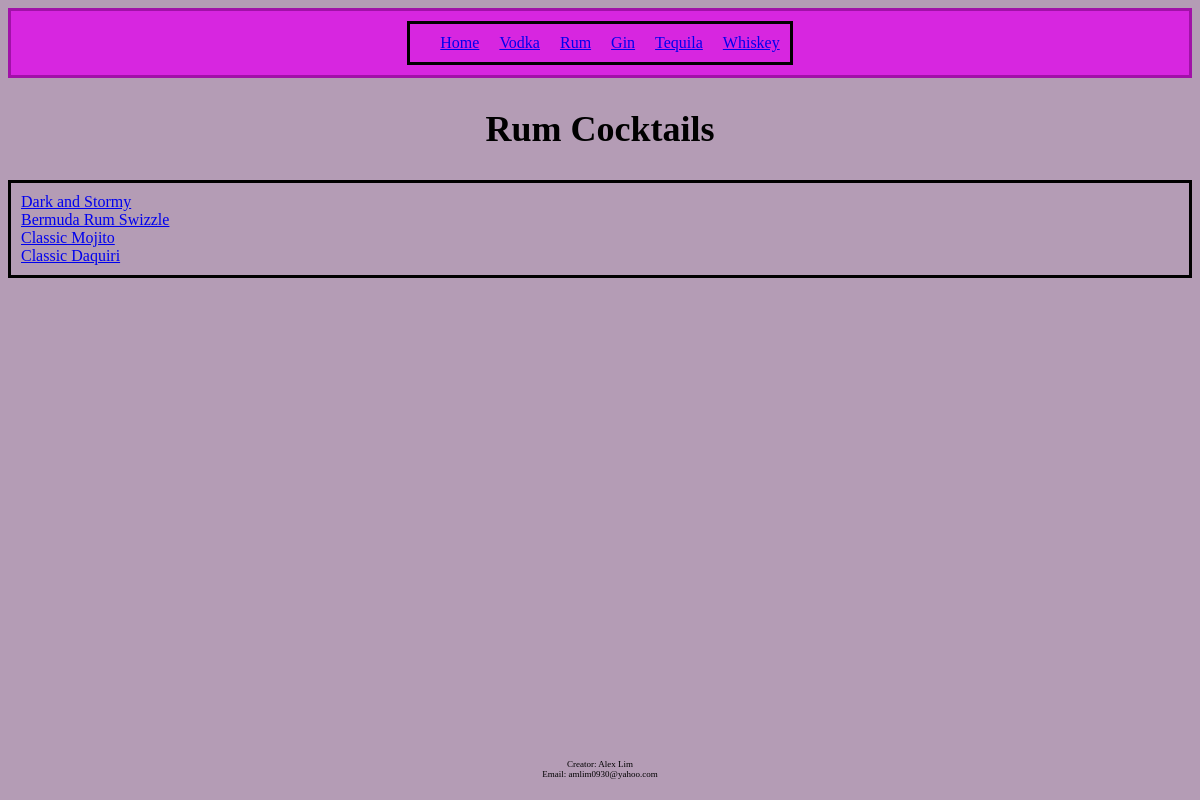
/rum/, run on the app's committed database.
### cocktail_book/models.py (models this page shows)
class Rum(models.Model):
    name = models.CharField(max_length=200)
    ingredients = models.TextField(max_length='1000', default='')
    instructions = models.TextField(max_length='1000', default='')
    notes = models.TextField(max_length='1000', default='')
    image = models.ImageField(upload_to='media/img/', default='')
    background = models.TextField(max_length='2000', default='')

### cocktail_book/views.py (the view)
# urls.py: path('rum/', views.rum_all, name='rum_all'),
def rum_all(request):
    rum_list = Rum.objects.all().values()
    template = loader.get_template('rum.html')
    context = {
        'rum_list': rum_list,
    }
    return HttpResponse(template.render(context, request))

### cocktail_book/templates/rum.html
{% extends 'base.html' %}
{% load static %}
{% block content %}
<section>
        <h1>Rum Cocktails</h1>
        <ul>
            {% for r in rum_list %}
                <li>
                    <a href="{% url 'rum_display' r.id %}">{{r.name}}</a>
                </li>
            {% endfor %}
        </ul>
</section>
{% endblock %}

### cocktail_book/productionfiles/style.css (style rules this page uses)
body { background-color: #b49cb5; font-family: Zapf Chancery, cursive; }
ul { border: solid black; padding: 10px; list-style-type: none; }
h1 { font-family: florence, cursive; font-size: 36px; font-weight:bold; color:black; text-align: center; }

### data on the page
Rum: name "Dark and Stormy"
Rum: name "Bermuda Rum Swizzle"
Rum: name "Classic Mojito"
Rum: name "Classic Daquiri"
